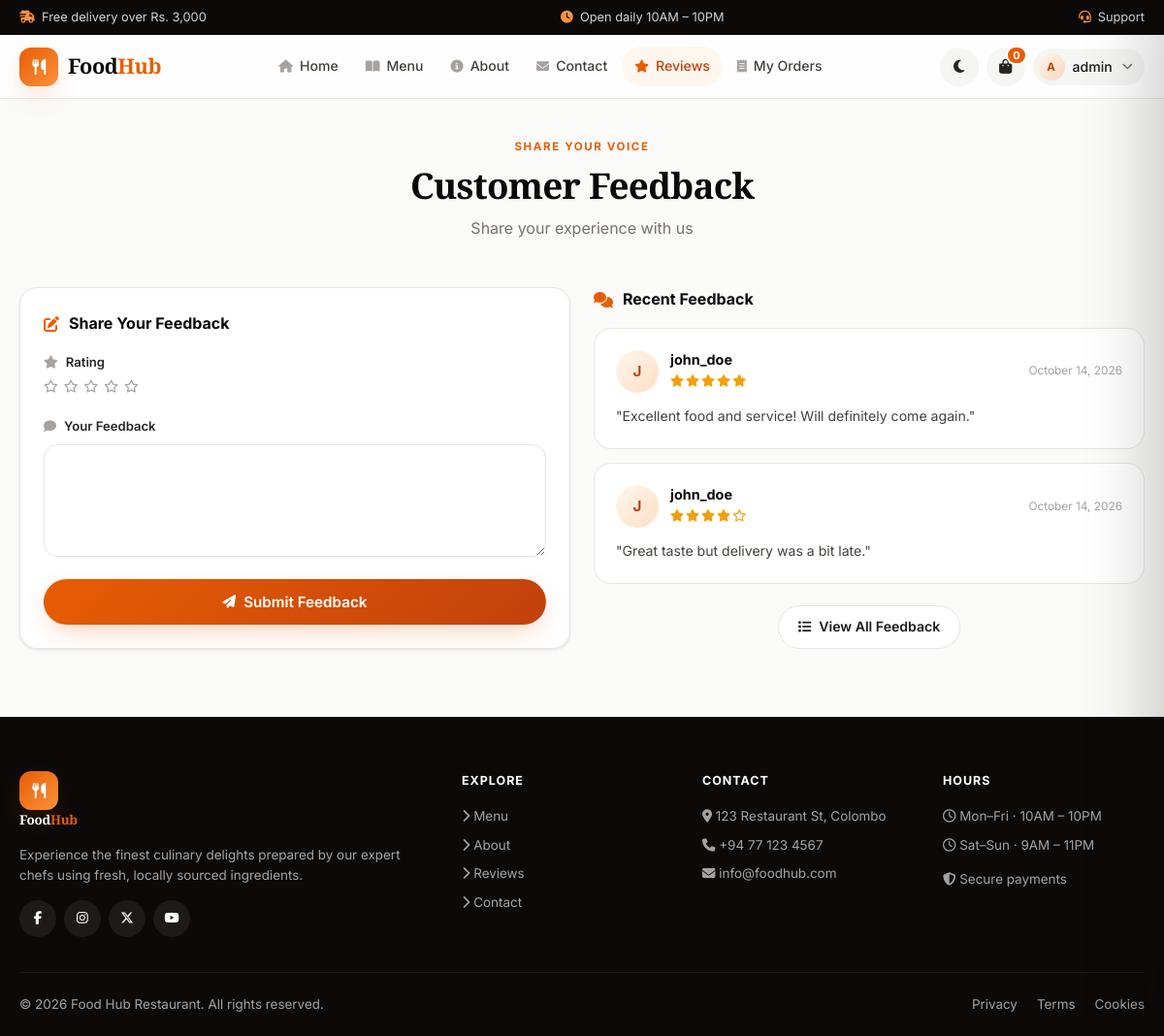
The app's page /feedback.php (signed in) with its own data.
### tables this page shows
CREATE TABLE feedback (
    id INT AUTO_INCREMENT PRIMARY KEY,
    user_id INT NOT NULL,
    rating INT CHECK (rating BETWEEN 1 AND 5),
    comment TEXT NOT NULL,
    created_at TIMESTAMP DEFAULT CURRENT_TIMESTAMP,
    FOREIGN KEY (user_id) REFERENCES users(id) ON DELETE CASCADE
);

CREATE TABLE users (
    id INT AUTO_INCREMENT PRIMARY KEY,
    username VARCHAR(50) UNIQUE NOT NULL,
    email VARCHAR(100) UNIQUE NOT NULL,
    password VARCHAR(255) NOT NULL,
    user_type ENUM('customer','admin') DEFAULT 'customer',
    created_at TIMESTAMP DEFAULT CURRENT_TIMESTAMP
);

### includes/auth.php (called while the page is built, shortened)
<?php
require_once __DIR__ . '/functions.php';
function isLoggedIn(): bool { return isset($_SESSION['user_id']); }

### feedback.php (the view, shortened to what this page needs)
<?php
require_once 'includes/auth.php';
include 'includes/header.php';
?>
<div class="container" style="padding-top:36px">
    <div class="sec-title">
        <span class="eyebrow">Share Your Voice</span>
        <h2>Customer Feedback</h2>
        <p>Share your experience with us</p>
    </div>
    <div class="fb-layout" style="display:grid;grid-template-columns:1fr 1fr;gap:24px">
        <div class="panel">
            <div class="panel-title"><i class="fa-solid fa-pen-to-square"></i> Share Your Feedback</div>
            <form method="POST">
                <div class="field">
                    <label><i class="fa-solid fa-star"></i> Rating</label>
                    <div class="star-picker">
                        <?php for ($i = 1; $i <= 5; $i++): ?>
                            <label>
                                <i class="fa-regular fa-star"></i>
                            </label>
                        <?php endfor; ?>
                    </div>
                </div>
                <div class="field">
                    <label for="comment"><i class="fa-solid fa-comment"></i> Your Feedback</label>
                    <textarea id="comment" name="comment" class="input" rows="5" <?= !isLoggedIn() ? 'disabled' : '' ?> required><?= e($_POST['comment'] ?? '') ?></textarea>
                </div>
                <?php if (isLoggedIn()): ?>
                    <button type="submit" name="submit_feedback" class="btn btn-primary btn-block"><i class="fa-solid fa-paper-plane"></i> Submit Feedback</button>
                <?php else: ?>
                    <button type="button" class="btn btn-primary btn-block" data-open-auth="login"><i class="fa-solid fa-right-to-bracket"></i> Sign In to Submit</button>
                <?php endif; ?>
            </form>
        </div>
        <div>
            <div class="panel-title"><i class="fa-solid fa-comments"></i> Recent Feedback</div>
            <?php
            $fb = $conn->query("SELECT f.*, u.username, DATE_FORMAT(f.created_at,'%M %d, %Y') AS d FROM feedback f JOIN users u ON f.user_id=u.id ORDER BY f.created_at DESC LIMIT 5");
            if ($fb && $fb->num_rows):
                while ($r = $fb->fetch_assoc()):
            ?>
                <div class="fb-card mb-2">
                    <div class="fb-head">
                        <div class="avatar"><?= avatarInitial($r['username']) ?></div>
                        <div style="flex:1">
                            <div class="fb-name"><?= e($r['username']) ?></div>
                            <?= renderStars((int)$r['rating']) ?>
                        </div>
                        <div class="fb-date"><?= e($r['d']) ?></div>
                    </div>
                    <p class="fb-comment">"<?= e($r['comment']) ?>"</p>
                </div>
            <?php endwhile; else: ?>
                <div class="panel empty"><i class="fa-solid fa-comments"></i><p>No feedback yet. Be the first!</p></div>
            <?php endif; ?>
            <div class="center mt-3">
                <a href="<?= url('feedback_all.php') ?>" class="btn btn-outline"><i class="fa-solid fa-list"></i> View All Feedback</a>
            </div>
        </div>
    </div>
</div>
<?php include 'includes/footer.php'; ?>

### includes/functions.php (shortened to what this page needs)
<?php
function e($s): string { return htmlspecialchars((string)$s, ENT_QUOTES, 'UTF-8'); }
function url(string $path = ''): string { return BASE_URL . ltrim($path, '/'); }
function renderStars(int $rating): string {
    $h = '<span class="stars">';
    for ($i = 1; $i <= 5; $i++) {
        $h .= $i <= $rating ? '<i class="fa-solid fa-star"></i>' : '<i class="fa-regular fa-star"></i>';
    }
    return $h . '</span>';
}
function avatarInitial(string $name): string {
    return strtoupper(mb_substr(trim($name), 0, 1));
}

### records on screen
feedback: user.username "J", user.username "john_doe", d "October 14, 2026", comment "Excellent food and service! Will definitely come again."
feedback: user.username "J", user.username "john_doe", d "October 14, 2026", comment "Great taste but delivery was a bit late."

### other values on screen
avatarInitial($user['username']) "A"
$user['username'] "admin"
